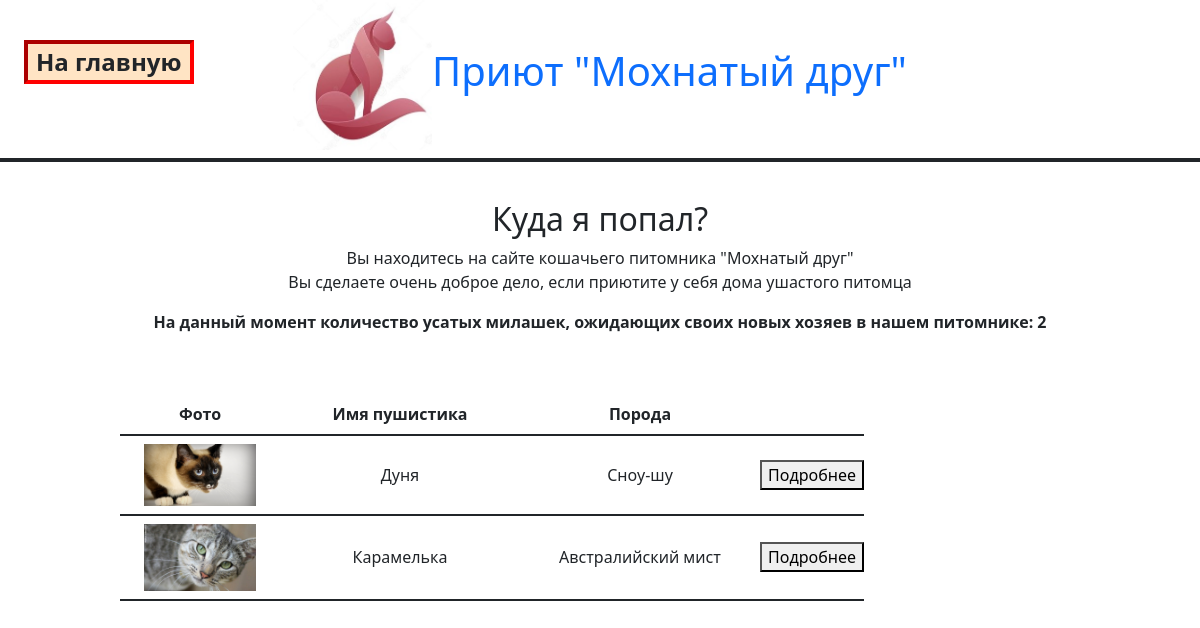
Page /kittalog/2 on the committed database.
### kittalog/models.py (models this page shows, shortened)
class Shelter(models.Model):
    name = models.CharField(max_length=50)
    city = models.CharField(max_length=50)
    picture = models.ImageField(upload_to='images\\shelters')
    def __str__(self):
        return self.name

class Kit(models.Model):
    name = models.CharField(max_length=50)
    type = models.CharField(max_length=50)
    description = models.TextField(max_length=1000)
    picture = models.ImageField(upload_to=get_user_img_path)
    shelter = models.ForeignKey(
        'Shelter', on_delete=models.SET_NULL, null=True)
    def __str__(self):
        return self.name
    def get_absolute_url(self):
        return reverse("kit_detail", args=[str(self.id)])

### kittalog/views.py (the view)
# urls.py: path("<int:sh>", views.KitListView.as_view(),  name='kittalog'),
class KitListView(generic.ListView):
    model = Kit
    def get_queryset(self):
        return Kit.objects.filter(shelter__exact=self.kwargs['sh'])
    def get_context_data(self, **kwargs):
        context = super(KitListView, self).get_context_data(**kwargs)
        context['sh'] = self.kwargs['sh']
        context['shelter'] = Shelter.objects.get(id=self.kwargs['sh'])
        return context

### kittalog/templates/kittalog/kit_list.html
{% extends 'base_generic.html' %}
{% load static %}
{% block header%}
    <div class='header'  style="text-align: center; ">
      <span class='mainer'><a href = '{% url 'shelter_list' %}'>На главную</a></span>
      <h1>
        <a href = "{% url 'kittalog' sh %}"><img class='logo' src='{{shelter.picture.url}}'>Приют "{{shelter}}"</a>
      </h1>
    </div>
{% endblock header %}
{% block content %}
<div style = 'margin: 0 10%'>
    <h2>Куда я попал?</h2>
    <p>Вы находитесь на сайте кошачьего питомника "{{shelter}}"<br>Вы сделаете очень доброе дело, если приютите у себя дома ушастого питомца</p>
    <p><strong>На данный момент
        {% if kit_list %} количество усатых милашек, ожидающих своих новых хозяев в нашем питомнике: {{kit_list.count}}
        {%else%} в нашем питомнике нет маленьких друзей, ожидающих своих новых хозяев
        {% endif%}</strong></p>
</div>
{% if kit_list %}
<div table style = 'margin-top: 5%'>
    <table class='listed' style = 'margin: 5% 10%'>
        <tr><th style='width: 10em'>Фото</th><th style='width: 15em'>Имя пушистика</th><th style='width: 15em'>Порода</th><th style='width: 20'></th></tr>
        {% for kit in kit_list %}
        <tr><td style='width: 20'><img src={{kit.picture.url}} style="max-width: 7em; max-height: 7em" ></td><td style='width: 20'>{{kit}}</td><td style='width: 20'>{{kit.type}}</td><td style='width: 20'><a href='{{kit.get_absolute_url}}'><button>Подробнее</button></a></tr>
        {% endfor %}
    </table>
</div>
{% endif %}
{% endblock content %}

### kittalog/static/kittalog/css/styles.css (style rules this page uses)
div { text-align: center; }
.header { position: fixed; top: 0; z-index: 100; width: 100%; background-color: white; border-bottom: 4px solid; }
.logo { max-width: 150px; max-height: 150px; }
.listed th, td { border-bottom: 2px solid; padding: 8px 0; }
h1 a { text-decoration: none; }
.mainer { position:absolute; border: 4px inset red; font-size: 2vw; top: 40px; left: 2vw; background-color:bisque; font-weight: bold; padding: 0 8px; }
.mainer a { text-decoration: none; color: unset; }

### rows in the picture
Shelter: picture (picture), name "Мохнатый друг"
Kit: picture (picture), name "Дуня", type "Сноу-шу"
Kit: picture (picture), name "Карамелька", type "Австралийский мист"

### other values in the picture
{{ kit_list.count }} "2"
